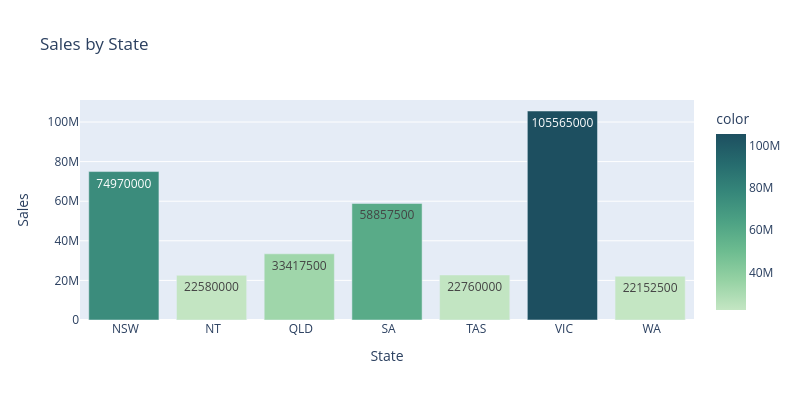

Source (notebook cell):
### Code cell
fig = px.bar(x=state_sales.index, y=state_sales.values,
             color=state_sales.values,color_continuous_scale=px.colors.sequential.Blugrn, labels={"x": "State", "y": "Sales"},
             title="Sales by State", text=state_sales.values, width = 800, height = 400)
fig.update_traces(textposition="inside")
fig.show()

### Figure 1 — Plotly figure (JSON) as saved in the notebook; plotly's stock layout.template omitted (floating-point values rounded to 4 significant figures)
{"data": [{"hovertemplate": "State=%{x}<br>Sales=%{y}<br>text=%{text}<br>color=%{marker.color}<extra></extra>", "legendgroup": "", "marker": {"color": [74970000, 22580000, 33417500, 58857500, 22760000, 105565000, 22152500], "coloraxis": "coloraxis", "pattern": {"shape": ""}}, "name": "", "orientation": "v", "showlegend": false, "text": [74970000.0, 22580000.0, 33420000.0, 58860000.0, 22760000.0, 105600000.0, 22150000.0], "textposition": "inside", "type": "bar", "x": [" NSW", " NT", " QLD", " SA", " TAS", " VIC", " WA"], "xaxis": "x", "y": [74970000, 22580000, 33417500, 58857500, 22760000, 105565000, 22152500], "yaxis": "y"}], "layout": {"barmode": "relative", "coloraxis": {"colorbar": {"title": {"text": "color"}}, "colorscale": [[0, "rgb(196, 230, 195)"], [0.1667, "rgb(150, 210, 164)"], [0.3333, "rgb(109, 188, 144)"], [0.5, "rgb(77, 162, 132)"], [0.6667, "rgb(54, 135, 122)"], [0.8333, "rgb(38, 107, 110)"], [1, "rgb(29, 79, 96)"]]}, "height": 400, "legend": {"tracegroupgap": 0}, "title": {"text": "Sales by State"}, "width": 800, "xaxis": {"anchor": "y", "domain": [0, 1], "title": {"text": "State"}}, "yaxis": {"anchor": "x", "domain": [0, 1], "title": {"text": "Sales"}}}}
